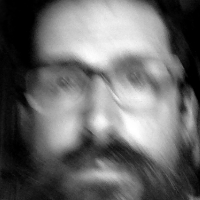
#> input picture LearningOpenCV4/data/at/jh/0.pgm, 200 x 200 px
$ python -i filters.py   (imports and definitions only)   (older library calls are emulated)
#> lines starting #> are read from the running program, lines starting #| are printed output that depends on the picture
#> further down, picture is the input picture: shape (200, 200, 3); min 0, max 255, mean 105.9
import cv2
import numpy as np
import utils


def strokesEdge(src, dst, blurKSize=7, edgeKsize=5):
#> called with dst = 'out.png', blurKSize = 7, edgeKsize = 5
    if blurKSize >= 3:
        # blur the image
        blurredSrc = cv2.medianBlur(src, blurKSize)
        # convert to gray
        graySrc = cv2.cvtColor(blurredSrc, cv2.COLOR_BGR2GRAY)
    else:
        # convert to gray
        graySrc = cv2.cvtColor(src, cv2.COLOR_BGR2GRAY)
    cv2.Laplacian(graySrc, cv2.CV_8U, graySrc, ksize=edgeKsize)
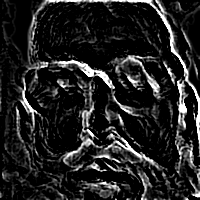
#> graySrc: shape (200, 200); min 0, max 255, mean 34.4
    # normalize the image so the image has values between 0 and 1
    normalizeInverseAlpha = (1.0 / 255) * (255 - graySrc)
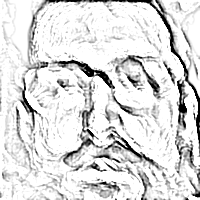
#> normalizeInverseAlpha: shape (200, 200) float64; min 0, max 1, mean 0.865
    channels = cv2.split(src)
    for channel in channels:
        channel[:] = channel * normalizeInverseAlpha
#> this loop made 3 passes
#> (the run stopped early here; a loop or call above may not have finished)
